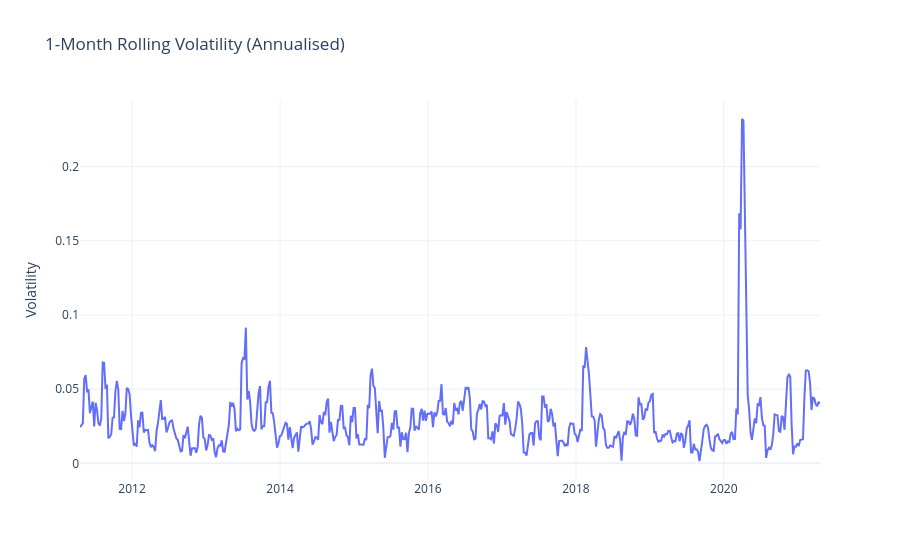

Here is the notebook cell this chart was saved with:
### Markdown cell above
## 4. Volatility Forecasting with GARCH

**Goal:** model short-term volatility dynamics with a rolling GARCH process.

**What happens here**
- Build annualized rolling volatility.
- Run train/validation/test GARCH search.
- Compare fitted and forecast volatility trajectories.

### Code cell
# ----------------------------------------------------------
# Build 1-month rolling volatility from weekly target returns
# ----------------------------------------------------------
# 1) Convert gross returns (1 + r_t) to simple returns r_t
# 2) Compute a 4-week rolling standard deviation
# 3) Annualize with sqrt(52)
# ----------------------------------------------------------
data['Target'] = price2ret(data[weights_HRP.index]).dot(weights_HRP)
data['Target']= ret2price(data['Target'])
returns = data.pct_change() + 1
returns.fillna(0, inplace=True)
weekly_target_ret=returns['Target']
weekly_ret = weekly_target_ret - 1                     # r_t in decimal
roll_vol   = weekly_ret.rolling(window=4).std()        # 4 weeks ≈ 1 month
roll_vol   = roll_vol * np.sqrt(52)                    # annualised
roll_vol.name = "1M_Rolling_Vol"
roll_vol=roll_vol['2011-04-13':]
fig = go.Figure()
fig.add_trace(go.Scatter(x=roll_vol.index, y=roll_vol,
                         mode="lines", name="Annualised σ (4-week window)"))
fig.update_layout(title="1-Month Rolling Volatility (Annualised)",
                  template="plotly_white",
                  yaxis_title="Volatility",
                  hovermode="x unified")
fig.show()

### Figure 1 — Plotly figure (JSON) as saved in the notebook; plotly's stock layout.template omitted (floating-point values rounded to 4 significant figures; data arrays with more than 128 entries replaced by an {"elided": "..."} marker saying what was removed)
{"data": [{"mode": "lines", "name": "Annualised σ (4-week window)", "type": "scatter", "x": {"elided": "523 str values"}, "y": {"elided": "523 float values"}}], "layout": {"hovermode": "x unified", "title": {"text": "1-Month Rolling Volatility (Annualised)"}, "yaxis": {"title": {"text": "Volatility"}}}}
